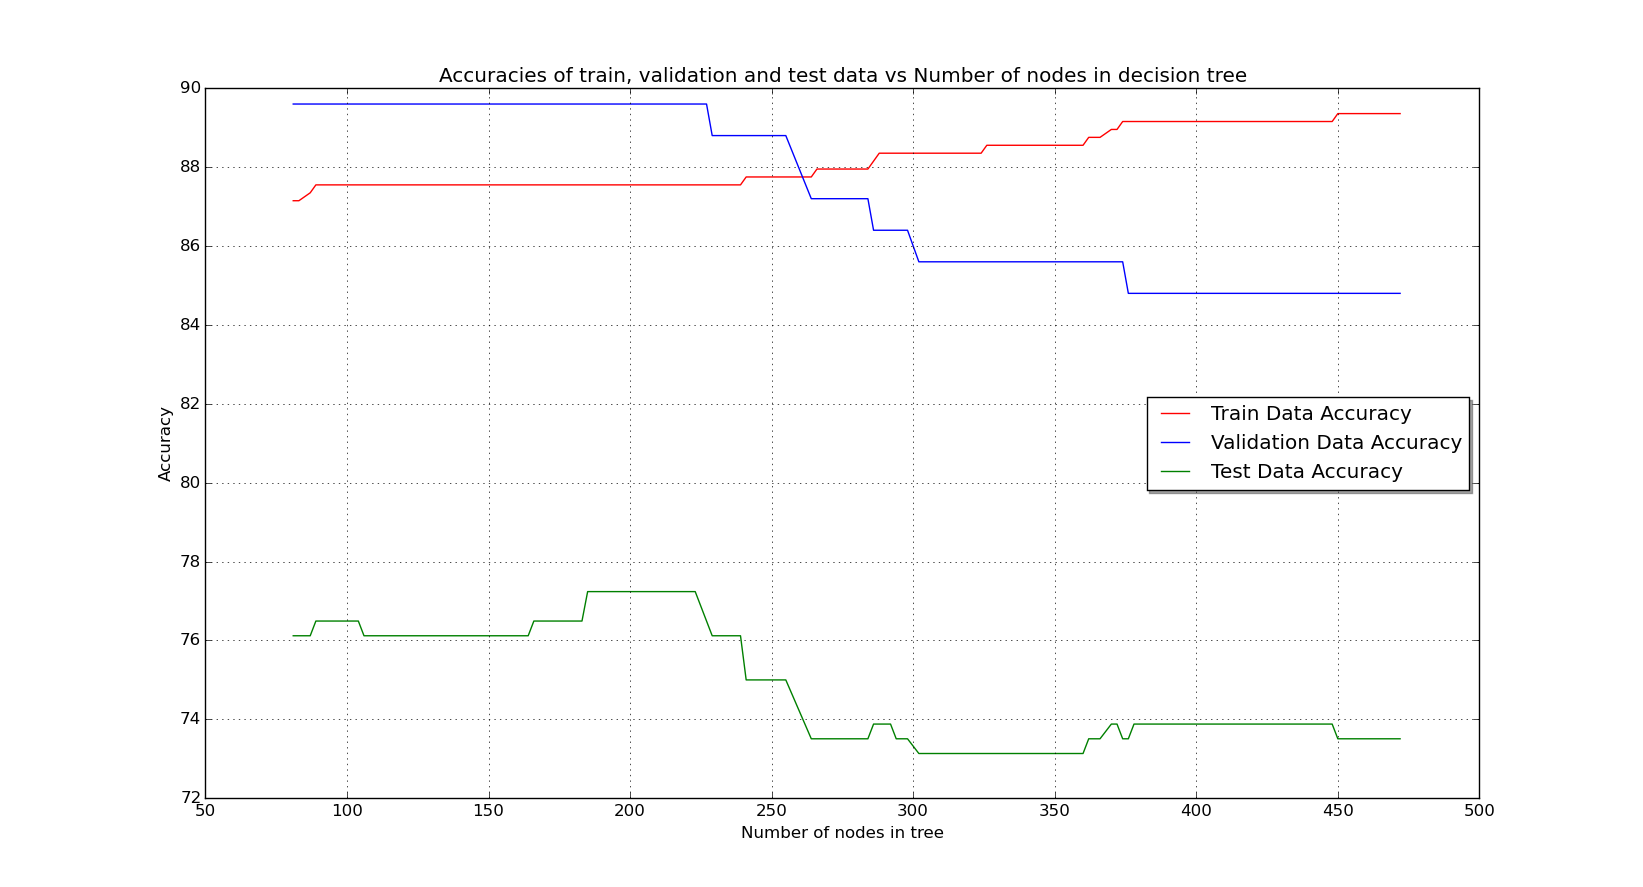

The script that drew this image:
import math
import pickle
import numpy as np
import pandas as pd
import matplotlib.pyplot as plt

disc_atts = ['Pclass','Sex','Embarked','Cabin_a']
num_atts =  ['Age','SibSp','Parch','Ticket','Fare','Cabin_b']

poss_vals = {}
poss_vals['Pclass'] = [0,1,2,3]
poss_vals['Sex'] = ['0','male','female']
poss_vals['Embarked'] = ['0','C','Q','S']
poss_vals['Cabin_a'] = ['0','A','B','C','D','E','F','G','T']
poss_vals['Age'] = [0,1]
poss_vals['SibSp'] = [0,1]
poss_vals['Parch'] = [0,1]
poss_vals['Ticket'] = [0,1]
poss_vals['Fare'] = [0,1]
poss_vals['Cabin_b'] = [0,1]

print('Loading Data...')

pkl_handle = open('data.pkl','rb')
train_data, val_data , test_data = pickle.load(pkl_handle)
pkl_handle.close()

print('Data Loading Completed\n\n')

def entropy(data):
	y = data['Survived']
	p0 = (1+len(y[y==0])) / (2+len(y))
	p1 = 1-p0
	return (-1)*(p0*math.log(p0,2) + p1*math.log(p1,2))


def entropy_given_att(data,att):
	splited_data = split(data,att)
	return sum(len(d)*entropy(d) for d in splited_data)/len(data)


def split(data,att):
	ret = []
	for i in range(len(poss_vals[att])):
		d = data[data[att] == i]
		d = d.drop(att,1)
		ret.append(d)
	return ret


def bestFeatureToSplit(data):
	cur_entropy = entropy(data)
	min_entropy = 2
	best_att = None
	for att in data.columns:
		if (att == 'Survived'):
			continue
		new_entropy = entropy_given_att(data,att)
		if (min_entropy >= new_entropy):
			if (min_entropy == new_entropy):
				new_index = np.where(np.array(data.columns)==att)[0][0]
				min_index = np.where(np.array(data.columns)==best_att)[0][0]
				if (new_index < min_index):
					min_entropy = new_entropy
					best_att = att
			else:
				min_entropy = new_entropy
				best_att = att
	return best_att


def majorityClass(data):
	y = data['Survived']
	return (len(y[y==0]) < len(y[y==1]))


def growTree(data):
	if (len(data)==0):
		return np.array([None,0,np.array([])])
	maj_class = majorityClass(data)
	if (len(data.columns)==1):
		return np.array([None,maj_class,np.array([])])
	y = data['Survived']
	if (len(y[y==y.iloc[0]]) == len(y)):
		return np.array([None,y.iloc[0],np.array([])])
	best_att = bestFeatureToSplit(data)
	splited_data = split(data,best_att)
	return np.array([best_att, maj_class ,np.array([growTree(d) for d in splited_data])])


def predict(tree,data_val,depth):
	while(tree[0]!=None and depth!=0):
		depth-=1
		tree = tree[2][int(data_val[tree[0]])]
	return tree[1]


def accuracy(tree,data,depth):
	acc = 0
	for i,r in data.iterrows():
		acc += (r['Survived']==predict(tree,r,depth))
	return (acc/len(data))*100


def numNodes(tree,depth):
	if (tree[0]==None or depth==0):
		return 1
	num_nodes=1
	depth-=1
	for i in range(len(tree[2])):
		num_nodes += numNodes(tree[2][i],depth)
	return num_nodes


print("Making Decision Tree")
tree = growTree(train_data)
print("Making Decision Tree Completed!\n")

print('Predicting...')
trainAcc = accuracy(tree,train_data,11)
valAcc = accuracy(tree,val_data,11)
testAcc = accuracy(tree,test_data,11)
print('Prediction Completed!\n')


print('===========================')
print('|Accuracies Before Pruning|')
print('===========================\n')
print("Train data      : ", trainAcc)
print("Validation data : ", valAcc)
print("Test data       : ", testAcc)
print('\n\n')

num_node_array=[numNodes(tree,100)]
train_accs=[trainAcc]
val_accs=[valAcc]
test_accs=[testAcc]


def prune(node):
	global tree, valAcc, num_node_array, train_accs, val_accs,test_accs
	if (node[0]==None):
		return False
	for child in node[2]:
		if (prune(child)):
			num_node_array.append(numNodes(tree,100))
			train_accs.append(accuracy(tree,train_data,100))
			val_accs.append(accuracy(tree,val_data,100))
			test_accs.append(accuracy(tree,test_data,100))

	nodecopy0 = node[0]
	node[0] = None
	newAcc = accuracy(tree,val_data,100)
	if (newAcc >= valAcc):
		valAcc = newAcc
		node[2]=np.array([])
		return True
	else:
		node[0] = nodecopy0
		return False


print('Pruning...')
prune(tree)
print('Pruning Completed')

num_node_array=np.array(num_node_array)
train_accs = np.array(train_accs)
val_accs = np.array(val_accs)
test_accs = np.array(test_accs)

print('==========================')
print('|Accuracies After Pruning|')
print('==========================\n')
print("Train data      : ", train_accs[-1])
print("Validation data : ", val_accs[-1])
print("Test data       : ", test_accs[-1])

print('\n\n')

def plot_graph():
	global num_node_array,train_accs,val_accs,test_accs
	plt.grid(True)
	plt.xlabel("Number of nodes in tree")
	plt.ylabel("Accuracy")
	plt.title("Accuracies of train, validation and test data vs Number of nodes in decision tree")
	plt.plot(num_node_array,train_accs,'-r',label='Train Data Accuracy')
	plt.plot(num_node_array,val_accs,'-b',label='Validation Data Accuracy')
	plt.plot(num_node_array,test_accs,'-g',label='Test Data Accuracy')
	plt.legend(loc='center right', shadow=True)
	plt.show()


plot_graph()
